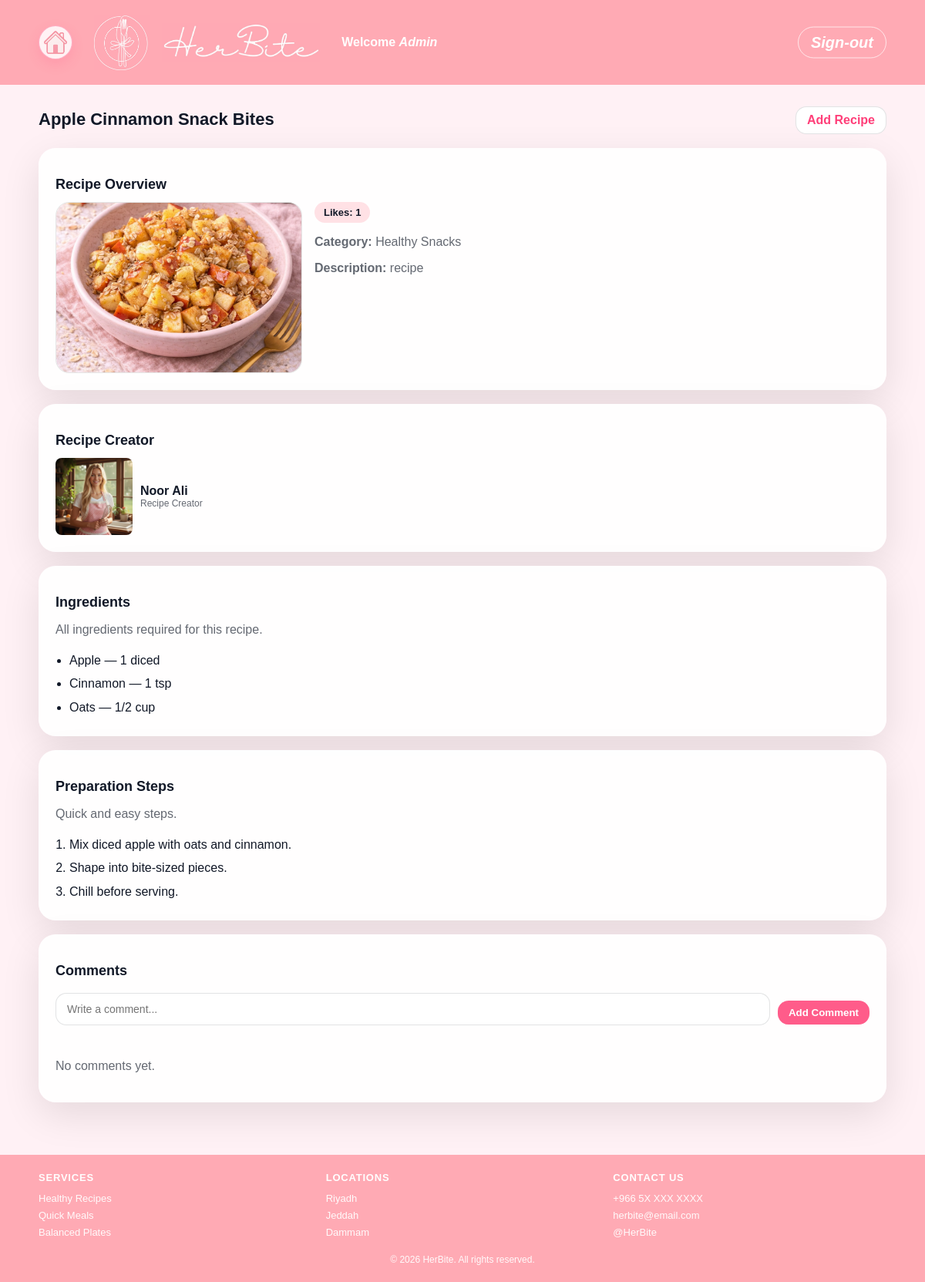
/viewRecipe.php?id=6 (signed in), run on the app's committed database.
### tables this page shows
CREATE TABLE `users` (
  `id` int(11) NOT NULL,
  `userType` enum('user','admin') NOT NULL,
  `firstName` varchar(100) NOT NULL,
  `lastName` varchar(100) NOT NULL,
  `emailAddress` varchar(100) NOT NULL,
  `password` varchar(255) NOT NULL,
  `photoFileName` varchar(255) NOT NULL
);

CREATE TABLE `recipe` (
  `id` int(11) NOT NULL,
  `userID` int(11) NOT NULL,
  `categoryID` int(11) NOT NULL,
  `name` varchar(150) NOT NULL,
  `description` text DEFAULT NULL,
  `photoFileName` varchar(255) DEFAULT NULL,
  `videoFilePath` varchar(255) DEFAULT NULL
);

CREATE TABLE `recipecategory` (
  `id` int(11) NOT NULL,
  `categoryName` varchar(100) NOT NULL
);

CREATE TABLE `recipeingredient` (
  `id` int(11) NOT NULL,
  `recipeID` int(11) NOT NULL,
  `ingredientName` varchar(150) NOT NULL,
  `quantity` varchar(100) NOT NULL
);

CREATE TABLE `recipeinstruction` (
  `id` int(11) NOT NULL,
  `recipeID` int(11) NOT NULL,
  `stepNumber` int(11) NOT NULL,
  `instructionText` text NOT NULL
);

### viewRecipe.php (the view, shortened to what this page needs)
<?php
include("db.php");
$userID = (int) $_SESSION['user_id'];
$recipeID = isset($_GET['id']) ? (int) $_GET['id'] : 0;
$userQuery = "SELECT * FROM users WHERE id = ?";
$stmt = $conn->prepare($userQuery);
$stmt->bind_param("i", $userID);
$stmt->execute();
$userResult = $stmt->get_result();
$currentUser = $userResult->fetch_assoc();
$recipeQuery = "SELECT recipe.*,
                       users.firstName,
                       users.lastName,
                       users.photoFileName AS creatorPhoto,
                       recipecategory.categoryName
                FROM recipe
                JOIN users ON recipe.userID = users.id
                LEFT JOIN recipecategory ON recipe.categoryID = recipecategory.id
                WHERE recipe.id = ?";
$stmt = $conn->prepare($recipeQuery);
$stmt->bind_param("i", $recipeID);
$stmt->execute();
$recipeResult = $stmt->get_result();
$recipe = $recipeResult->fetch_assoc();
$likesQuery = "SELECT COUNT(*) AS totalLikes FROM likes WHERE recipeID = ?";
$stmt = $conn->prepare($likesQuery);
$stmt->bind_param("i", $recipeID);
$stmt->execute();
$likesResult = $stmt->get_result();
$likesRow = $likesResult->fetch_assoc();
$totalLikes = $likesRow['totalLikes'] ?? 0;
$ingredientsQuery = "SELECT ingredientName, quantity
                     FROM recipeingredient
                     WHERE recipeID = ?
                     ORDER BY id ASC";
$stmt = $conn->prepare($ingredientsQuery);
$stmt->bind_param("i", $recipeID);
$stmt->execute();
$ingredientsResult = $stmt->get_result();
$instructionsQuery = "SELECT stepNumber, instructionText
                      FROM recipeinstruction
                      WHERE recipeID = ?
                      ORDER BY stepNumber ASC, id ASC";
$stmt = $conn->prepare($instructionsQuery);
$stmt->bind_param("i", $recipeID);
$stmt->execute();
$instructionsResult = $stmt->get_result();
$commentsQuery = "SELECT comment.comment,
                         comment.date,
                         users.firstName,
                         users.lastName,
                         users.photoFileName
                  FROM comment
                  JOIN users ON comment.userID = users.id
                  WHERE comment.recipeID = ?
                  ORDER BY comment.date DESC, comment.id DESC";
$stmt = $conn->prepare($commentsQuery);
$stmt->bind_param("i", $recipeID);
$stmt->execute();
$commentsResult = $stmt->get_result();
?>
<!DOCTYPE html>
<html lang="en">
<head>
  <link rel="stylesheet" href="stylesheet.css">
</head>
<body class="user-page view-page admin-page header-admin">
  <div class="page">
    <header class="site-header">
      <div class="header-inner">
        <a href="user.php" class="home-link" aria-label="Go to home">
          <img src="home.PNG" alt="Home">
        </a>
        <div class="brand">
          <img src="logo.jpg" alt="HerBite Logo">
        </div>
        <div class="brand-title">
          <img src="title.jpg" alt="HerBite Title">
        </div>
        <div class="header-right">
          <div class="welcome">Welcome <span class="name"><?php echo htmlspecialchars($currentUser['firstName']); ?></span></div>
        </div>
        <div class="logout">
          <a href="logout.php">Sign-out</a>
        </div>
      </div>
    </header>
    <main class="page-main">
      <section class="view-head">
        <div class="view-title">
          <h2><?php echo htmlspecialchars($recipe['name']); ?></h2>
        </div>
        <div class="view-actions">
          <a class="btn-small btn-ghost" href="myRecipes.php">Add Recipe</a>
        </div>
      </section>
      <section class="admin-card view-card">
        <h2>Recipe Overview</h2>
        <div class="overview-grid">
          <div class="overview-imgWrap">
            <img src="<?php echo htmlspecialchars(!empty($recipe['photoFileName']) ? $recipe['photoFileName'] : 'default.png'); ?>" class="overview-img" alt="<?php echo htmlspecialchars($recipe['name']); ?>">
          </div>
          <div class="overview-info">
            <div class="meta">
              <span class="meta-item">Likes: <?php echo $totalLikes; ?></span>
            </div>
            <p class="muted"><strong>Category:</strong> <?php echo htmlspecialchars($recipe['categoryName'] ?? 'Uncategorized'); ?></p>
            <p class="muted"><strong>Description:</strong> <?php echo htmlspecialchars($recipe['description']); ?></p>
          </div>
        </div>
      </section>
      <section class="admin-card view-card">
        <h2>Recipe Creator</h2>
        <div class="creator-cell">
          <img src="<?php echo htmlspecialchars(!empty($recipe['creatorPhoto']) ? $recipe['creatorPhoto'] : 'default.png'); ?>" alt="Creator photo" class="creator-avatar square">
          <div>
            <div style="font-weight:800;"><?php echo htmlspecialchars($recipe['firstName'] . ' ' . $recipe['lastName']); ?></div>
            <div class="muted small">Recipe Creator</div>
          </div>
        </div>
      </section>
      <section class="admin-card view-card">
        <h2>Ingredients</h2>
        <p class="muted">All ingredients required for this recipe.</p>
        <?php if ($ingredientsResult->num_rows > 0) { ?>
          <ul class="steps-list">
            <?php while ($ingredient = $ingredientsResult->fetch_assoc()) { ?>
              <li>
                <?php echo htmlspecialchars($ingredient['ingredientName']); ?> — <?php echo htmlspecialchars($ingredient['quantity']); ?>
              </li>
            <?php } ?>
          </ul>
        <?php } else { ?>
          <p class="muted">No ingredients added.</p>
        <?php } ?>
      </section>
      <section class="admin-card view-card">
        <h2>Preparation Steps</h2>
        <p class="muted">Quick and easy steps.</p>
        <?php if ($instructionsResult->num_rows > 0) { ?>
          <ol class="steps-list">
            <?php while ($instruction = $instructionsResult->fetch_assoc()) { ?>
              <li><?php echo htmlspecialchars($instruction['instructionText']); ?></li>
            <?php } ?>
          </ol>
        <?php } else { ?>
          <p class="muted">No preparation steps added.</p>
        <?php } ?>
      </section>
      <section class="admin-card view-card">
        <h2>Comments</h2>
        <form class="comment-form" action="addComment.php" method="post">
          <input type="text" name="comment" placeholder="Write a comment..." required>
          <button class="btn-small btn-primary" type="submit">Add Comment</button>
        </form>
        <div class="comments">
          <?php if ($commentsResult->num_rows > 0) { ?>
            <?php while ($comment = $commentsResult->fetch_assoc()) { ?>
              <div class="comment">
                <div class="comment-head">
                  <img src="<?php echo htmlspecialchars(!empty($comment['photoFileName']) ? $comment['photoFileName'] : 'default.png'); ?>" alt="User photo" class="comment-avatar">
                  <div class="comment-meta">
                    <div class="comment-name"><?php echo htmlspecialchars($comment['firstName'] . ' ' . $comment['lastName']); ?></div>
                    <div class="comment-time muted small"><?php echo htmlspecialchars($comment['date']); ?></div>
                  </div>
                </div>
                <div class="comment-body"><?php echo htmlspecialchars($comment['comment']); ?></div>
              </div>
            <?php } ?>
          <?php } else { ?>
            <p class="muted">No comments yet.</p>
          <?php } ?>
        </div>
      </section>
    </main>
    <footer class="site-footer">
      <div class="footer-inner">
        <div class="footer-col">
          <h4>Services</h4>
          <p>Healthy Recipes</p>
          <p>Quick Meals</p>
          <p>Balanced Plates</p>
        </div>
        <div class="footer-col">
          <h4>Locations</h4>
          <p>Riyadh</p>
          <p>Jeddah</p>
          <p>Dammam</p>
        </div>
        <div class="footer-col">
          <h4>Contact Us</h4>
          <p>+966 5X XXX XXXX</p>
          <p>herbite@email.com</p>
          <p>@HerBite</p>
        </div>
      </div>
      <div class="footer-bottom">
        © 2026 HerBite. All rights reserved.
      </div>
    </footer>
  </div>
</body>
</html>

### data on the page
users: firstName "Admin"
recipe: name "Apple Cinnamon Snack Bites", photoFileName (picture), recipecategory.categoryName "Healthy Snacks", description "recipe", userID.photoFileName (picture), userID.lastName "Noor Ali"
recipeingredient: ingredientName "Apple", quantity "1 diced"
recipeingredient: ingredientName "Cinnamon", quantity "1 tsp"
recipeingredient: ingredientName "Oats", quantity "1/2 cup"
recipeinstruction: instructionText "Mix diced apple with oats and cinnamon."
recipeinstruction: instructionText "Shape into bite-sized pieces."
recipeinstruction: instructionText "Chill before serving."

### other printed values
$totalLikes "1"
